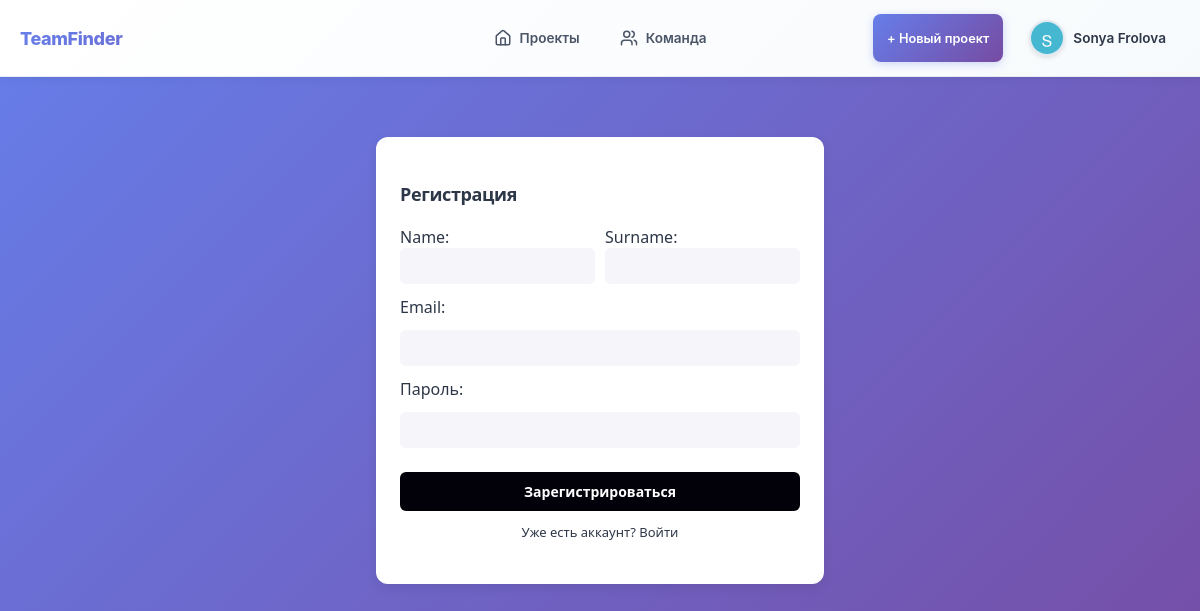
The page /users/register/ (signed in) on the database its author committed.
### users/models.py (models this page shows, shortened)
class User(AbstractUser):
    username = None
    email = models.EmailField(unique=True)
    name = models.CharField(max_length=124)
    surname = models.CharField(max_length=124)
    avatar = models.ImageField(
        upload_to="avatars/", blank=True, null=True
    )
    phone = models.CharField(max_length=12, blank=True)
    github_url = models.URLField(blank=True)
    about = models.TextField(max_length=256, blank=True)
    skills = models.ManyToManyField(Skill, blank=True, related_name="users")
    is_active = models.BooleanField(default=True)
    is_staff = models.BooleanField(default=False)
    USERNAME_FIELD = "email"
    REQUIRED_FIELDS = ["name", "surname"]
    objects = UserManager()

### users/views.py (the view)
# urls.py: path("register/", views.register, name="register"),
def register(request):
    if request.method == "POST":
        form = UserRegistrationForm(request.POST)
        if form.is_valid():
            form.save()
            return redirect("users:login")
    else:
        form = UserRegistrationForm()
    return render(request, "users/register.html", {"form": form})

### users/forms.py (shortened to what this page needs)
class UserRegistrationForm(forms.ModelForm):
    password = forms.CharField(widget=forms.PasswordInput, label="Пароль")
    class Meta:
        model = User
        fields = ["name", "surname", "email"]

### templates/users/register.html (shortened to what this page needs)
{% extends 'base.html' %}
{% load static %}
{% block extra_css %}
<link rel="stylesheet" href="{% static 'css/auth.css' %}">
{% endblock %}
{% block content %}
<div class="auth-card">
    <h2>Регистрация</h2>
    <form method="post">
        <div class="name-fields">
            <div>{{ form.name.label_tag }} {{ form.name }}</div>
            <div>{{ form.surname.label_tag }} {{ form.surname }}</div>
        </div>
        {{ form.email.label_tag }} {{ form.email }}
        {{ form.password.label_tag }} {{ form.password }}
        <button type="submit">Зарегистрироваться</button>
    </form>
    <p class="auth-link">Уже есть аккаунт? <a href="{% url 'users:login' %}">Войти</a></p>
</div>
{% endblock %}

### templates/includes/header.html (shortened to what this page needs)
{% load static %}
<header class="site-header">
    <div class="container">
        <div class="header-content">
            <a href="/projects/list/" class="logo-link">TeamFinder</a>
            <nav class="main-nav">
                <a href="/projects/list/" class="nav-link">
                    <p>Проекты</p>
                </a>
                <a href="/users/list/" class="nav-link">
                    <p>Команда</p>
                </a>
            </nav>
            <div class="user-actions">
                {% if request.user.is_authenticated %}
                <a href="{% url 'projects:create_project' %}" class="action-button nav-link">
                    + Новый проект
                </a>
                <a class="user-menu nav-link">
                    {% if request.user.avatar %}
                        <img src="{{ request.user.avatar.url }}" alt="Аватар пользователя" class="avatar">
                    {% else %}
                        <img src="{% static 'images/default-avatar.png' %}" alt="Аватар по умолчанию" class="avatar">
                    {% endif %}
                    <span class="username">{{ request.user.name }} {{ request.user.surname }}</span>
                </a>
                {% endif %}
            </div>
        </div>
    </div>
</header>

### static/css/base.css (style rules this page uses)
html { overflow-y: scroll; scroll-behavior: smooth; }
body { margin: 0; padding: 0; font-family: 'Inter', 'Roboto', 'Segoe UI', Tahoma, sans-serif; background: linear-gradient(135deg, #667eea 0%, #764ba2 100%); background-attachment: fixed; color: #2d3748; min-height: 100vh; }
h1, h2, h3, h4, h5, h6 { font-weight: 700; letter-spacing: -0.02em; }
a { color: inherit; text-decoration: none; transition: color 0.2s ease; }
button { padding: 0; border: none; font: inherit; color: inherit; background-color: transparent; cursor: pointer; transition: all 0.2s ease; }
.container { max-width: 1280px; margin: 0 auto; padding: 2.5rem; }
span { display: inline-flex; align-items: center; }

### static/css/header.css (style rules this page uses)
.site-header { background: linear-gradient(135deg, #ffffff 0%, #f7fafc 100%); border-bottom: 1px solid rgba(226, 232, 240, 0.8); backdrop-filter: blur(10px); position: sticky; top: 0; z-index: 50; font-family: 'Inter', 'Roboto', sans-serif; box-shadow: 0 2px 10px rgba(0, 0, 0, 0.05); }
.container { max-width: 1280px; margin: 0 auto; padding: 14px 20px; display: flex; justify-content: space-between; align-items: center; }
.header-content { display: grid; grid-template-columns: 1fr auto 1fr; align-items: center; gap: 20px; width: 100%; }
.logo-link { font-weight: 800; font-size: 18px; background: linear-gradient(135deg, #667eea 0%, #764ba2 100%); -webkit-background-clip: text; -webkit-text-fill-color: transparent; background-clip: text; text-decoration: none; letter-spacing: -0.02em; }
.main-nav { display: flex; justify-content: center; gap: 12px; }
.nav-link { display: inline-flex; align-items: center; font-size: 0.85rem; color: #4a5568; padding: 8px 14px; border-radius: 8px; transition: all 0.2s cubic-bezier(0.4, 0, 0.2, 1); font-weight: 600; height: 32px; }
.action-button { color: white; background: linear-gradient(135deg, #667eea 0%, #764ba2 100%); font-size: 0.8rem; box-shadow: 0 2px 8px rgba(102, 126, 234, 0.3); }
.user-actions { display: flex; gap: 12px; align-items: center; justify-content: flex-end; }
.user-menu { cursor: pointer; user-select: none; transition: transform 0.2s ease; }
.avatar { width: 32px; height: 32px; border-radius: 50%; object-fit: cover; border: 2px solid #e2e8f0; box-shadow: 0 2px 4px rgba(0, 0, 0, 0.1); }
.username { margin-left: 8px; display: none; font-weight: 600; color: #2d3748; }
@media (min-width: 640px) { .username { display: inline; } }

### static/css/auth.css (style rules this page uses)
.auth-card { max-width: 400px; margin: 60px auto; padding: 30px 24px; border-radius: 12px; background-color: white; box-shadow: 0 4px 12px rgba(0, 0, 0, 0.08); font-family: 'Segoe UI', sans-serif; }
.auth-card h2 { font-size: 18px; font-weight: 600; margin-bottom: 20px; }
.auth-card form { display: flex; flex-direction: column; gap: 12px; }
.auth-card input { width: 100%; box-sizing: border-box; background: #f5f5fa; border: none; border-radius: 6px; padding: 10px; font-size: 14px; }
.auth-card button { margin-top: 12px; background: #02010a; color: white; padding: 10px; font-size: 14px; border: none; border-radius: 6px; font-weight: bold; cursor: pointer; }
.auth-card .auth-link { margin-top: 12px; font-size: 13px; text-align: center; }
.name-fields { display: flex; gap: 10px; }
.name-fields > div { flex: 1; display: flex; flex-direction: column; }

### rows shown on the page
User: user.avatar (picture), user.name "Sonya", user.surname "Frolova"
